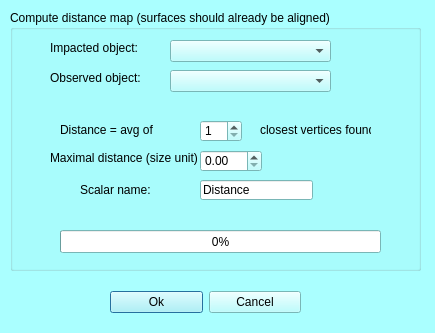
<?xml version="1.0" encoding="UTF-8"?>
<ui version="4.0">
 <class>mqScalarsDistanceDialog</class>
 <widget class="QDialog" name="mqScalarsDistanceDialog">
  <property name="geometry">
   <rect>
    <x>0</x>
    <y>0</y>
    <width>435</width>
    <height>333</height>
   </rect>
  </property>
  <property name="palette">
   <palette>
    <active>
     <colorrole role="WindowText">
      <brush brushstyle="SolidPattern">
       <color alpha="255">
        <red>0</red>
        <green>0</green>
        <blue>0</blue>
       </color>
      </brush>
     </colorrole>
     <colorrole role="Button">
      <brush brushstyle="SolidPattern">
       <color alpha="255">
        <red>170</red>
        <green>255</green>
        <blue>255</blue>
       </color>
      </brush>
     </colorrole>
     <colorrole role="Light">
      <brush brushstyle="SolidPattern">
       <color alpha="255">
        <red>255</red>
        <green>255</green>
        <blue>255</blue>
       </color>
      </brush>
     </colorrole>
     <colorrole role="Midlight">
      <brush brushstyle="SolidPattern">
       <color alpha="255">
        <red>212</red>
        <green>255</green>
        <blue>255</blue>
       </color>
      </brush>
     </colorrole>
     <colorrole role="Dark">
      <brush brushstyle="SolidPattern">
       <color alpha="255">
        <red>85</red>
        <green>127</green>
        <blue>127</blue>
       </color>
      </brush>
     </colorrole>
     <colorrole role="Mid">
      <brush brushstyle="SolidPattern">
       <color alpha="255">
        <red>113</red>
        <green>170</green>
        <blue>170</blue>
       </color>
      </brush>
     </colorrole>
     <colorrole role="Text">
      <brush brushstyle="SolidPattern">
       <color alpha="255">
        <red>0</red>
        <green>0</green>
        <blue>0</blue>
       </color>
      </brush>
     </colorrole>
     <colorrole role="BrightText">
      <brush brushstyle="SolidPattern">
       <color alpha="255">
        <red>255</red>
        <green>255</green>
        <blue>255</blue>
       </color>
      </brush>
     </colorrole>
     <colorrole role="ButtonText">
      <brush brushstyle="SolidPattern">
       <color alpha="255">
        <red>0</red>
        <green>0</green>
        <blue>0</blue>
       </color>
      </brush>
     </colorrole>
     <colorrole role="Base">
      <brush brushstyle="SolidPattern">
       <color alpha="255">
        <red>255</red>
        <green>255</green>
        <blue>255</blue>
       </color>
      </brush>
     </colorrole>
     <colorrole role="Window">
      <brush brushstyle="SolidPattern">
       <color alpha="255">
        <red>170</red>
        <green>255</green>
        <blue>255</blue>
       </color>
      </brush>
     </colorrole>
     <colorrole role="Shadow">
      <brush brushstyle="SolidPattern">
       <color alpha="255">
        <red>0</red>
        <green>0</green>
        <blue>0</blue>
       </color>
      </brush>
     </colorrole>
     <colorrole role="AlternateBase">
      <brush brushstyle="SolidPattern">
       <color alpha="255">
        <red>212</red>
        <green>255</green>
        <blue>255</blue>
       </color>
      </brush>
     </colorrole>
     <colorrole role="ToolTipBase">
      <brush brushstyle="SolidPattern">
       <color alpha="255">
        <red>255</red>
        <green>255</green>
        <blue>220</blue>
       </color>
      </brush>
     </colorrole>
     <colorrole role="ToolTipText">
      <brush brushstyle="SolidPattern">
       <color alpha="255">
        <red>0</red>
        <green>0</green>
        <blue>0</blue>
       </color>
      </brush>
     </colorrole>
    </active>
    <inactive>
     <colorrole role="WindowText">
      <brush brushstyle="SolidPattern">
       <color alpha="255">
        <red>0</red>
        <green>0</green>
        <blue>0</blue>
       </color>
      </brush>
     </colorrole>
     <colorrole role="Button">
      <brush brushstyle="SolidPattern">
       <color alpha="255">
        <red>170</red>
        <green>255</green>
        <blue>255</blue>
       </color>
      </brush>
     </colorrole>
     <colorrole role="Light">
      <brush brushstyle="SolidPattern">
       <color alpha="255">
        <red>255</red>
        <green>255</green>
        <blue>255</blue>
       </color>
      </brush>
     </colorrole>
     <colorrole role="Midlight">
      <brush brushstyle="SolidPattern">
       <color alpha="255">
        <red>212</red>
        <green>255</green>
        <blue>255</blue>
       </color>
      </brush>
     </colorrole>
     <colorrole role="Dark">
      <brush brushstyle="SolidPattern">
       <color alpha="255">
        <red>85</red>
        <green>127</green>
        <blue>127</blue>
       </color>
      </brush>
     </colorrole>
     <colorrole role="Mid">
      <brush brushstyle="SolidPattern">
       <color alpha="255">
        <red>113</red>
        <green>170</green>
        <blue>170</blue>
       </color>
      </brush>
     </colorrole>
     <colorrole role="Text">
      <brush brushstyle="SolidPattern">
       <color alpha="255">
        <red>0</red>
        <green>0</green>
        <blue>0</blue>
       </color>
      </brush>
     </colorrole>
     <colorrole role="BrightText">
      <brush brushstyle="SolidPattern">
       <color alpha="255">
        <red>255</red>
        <green>255</green>
        <blue>255</blue>
       </color>
      </brush>
     </colorrole>
     <colorrole role="ButtonText">
      <brush brushstyle="SolidPattern">
       <color alpha="255">
        <red>0</red>
        <green>0</green>
        <blue>0</blue>
       </color>
      </brush>
     </colorrole>
     <colorrole role="Base">
      <brush brushstyle="SolidPattern">
       <color alpha="255">
        <red>255</red>
        <green>255</green>
        <blue>255</blue>
       </color>
      </brush>
     </colorrole>
     <colorrole role="Window">
      <brush brushstyle="SolidPattern">
       <color alpha="255">
        <red>170</red>
        <green>255</green>
        <blue>255</blue>
       </color>
      </brush>
     </colorrole>
     <colorrole role="Shadow">
      <brush brushstyle="SolidPattern">
       <color alpha="255">
        <red>0</red>
        <green>0</green>
        <blue>0</blue>
       </color>
      </brush>
     </colorrole>
     <colorrole role="AlternateBase">
      <brush brushstyle="SolidPattern">
       <color alpha="255">
        <red>212</red>
        <green>255</green>
        <blue>255</blue>
       </color>
      </brush>
     </colorrole>
     <colorrole role="ToolTipBase">
      <brush brushstyle="SolidPattern">
       <color alpha="255">
        <red>255</red>
        <green>255</green>
        <blue>220</blue>
       </color>
      </brush>
     </colorrole>
     <colorrole role="ToolTipText">
      <brush brushstyle="SolidPattern">
       <color alpha="255">
        <red>0</red>
        <green>0</green>
        <blue>0</blue>
       </color>
      </brush>
     </colorrole>
    </inactive>
    <disabled>
     <colorrole role="WindowText">
      <brush brushstyle="SolidPattern">
       <color alpha="255">
        <red>85</red>
        <green>127</green>
        <blue>127</blue>
       </color>
      </brush>
     </colorrole>
     <colorrole role="Button">
      <brush brushstyle="SolidPattern">
       <color alpha="255">
        <red>170</red>
        <green>255</green>
        <blue>255</blue>
       </color>
      </brush>
     </colorrole>
     <colorrole role="Light">
      <brush brushstyle="SolidPattern">
       <color alpha="255">
        <red>255</red>
        <green>255</green>
        <blue>255</blue>
       </color>
      </brush>
     </colorrole>
     <colorrole role="Midlight">
      <brush brushstyle="SolidPattern">
       <color alpha="255">
        <red>212</red>
        <green>255</green>
        <blue>255</blue>
       </color>
      </brush>
     </colorrole>
     <colorrole role="Dark">
      <brush brushstyle="SolidPattern">
       <color alpha="255">
        <red>85</red>
        <green>127</green>
        <blue>127</blue>
       </color>
      </brush>
     </colorrole>
     <colorrole role="Mid">
      <brush brushstyle="SolidPattern">
       <color alpha="255">
        <red>113</red>
        <green>170</green>
        <blue>170</blue>
       </color>
      </brush>
     </colorrole>
     <colorrole role="Text">
      <brush brushstyle="SolidPattern">
       <color alpha="255">
        <red>85</red>
        <green>127</green>
        <blue>127</blue>
       </color>
      </brush>
     </colorrole>
     <colorrole role="BrightText">
      <brush brushstyle="SolidPattern">
       <color alpha="255">
        <red>255</red>
        <green>255</green>
        <blue>255</blue>
       </color>
      </brush>
     </colorrole>
     <colorrole role="ButtonText">
      <brush brushstyle="SolidPattern">
       <color alpha="255">
        <red>85</red>
        <green>127</green>
        <blue>127</blue>
       </color>
      </brush>
     </colorrole>
     <colorrole role="Base">
      <brush brushstyle="SolidPattern">
       <color alpha="255">
        <red>170</red>
        <green>255</green>
        <blue>255</blue>
       </color>
      </brush>
     </colorrole>
     <colorrole role="Window">
      <brush brushstyle="SolidPattern">
       <color alpha="255">
        <red>170</red>
        <green>255</green>
        <blue>255</blue>
       </color>
      </brush>
     </colorrole>
     <colorrole role="Shadow">
      <brush brushstyle="SolidPattern">
       <color alpha="255">
        <red>0</red>
        <green>0</green>
        <blue>0</blue>
       </color>
      </brush>
     </colorrole>
     <colorrole role="AlternateBase">
      <brush brushstyle="SolidPattern">
       <color alpha="255">
        <red>170</red>
        <green>255</green>
        <blue>255</blue>
       </color>
      </brush>
     </colorrole>
     <colorrole role="ToolTipBase">
      <brush brushstyle="SolidPattern">
       <color alpha="255">
        <red>255</red>
        <green>255</green>
        <blue>220</blue>
       </color>
      </brush>
     </colorrole>
     <colorrole role="ToolTipText">
      <brush brushstyle="SolidPattern">
       <color alpha="255">
        <red>0</red>
        <green>0</green>
        <blue>0</blue>
       </color>
      </brush>
     </colorrole>
    </disabled>
   </palette>
  </property>
  <property name="windowTitle">
   <string>Compute distance between 2 meshes</string>
  </property>
  <widget class="QWidget" name="layoutWidget">
   <property name="geometry">
    <rect>
     <x>110</x>
     <y>290</y>
     <width>191</width>
     <height>25</height>
    </rect>
   </property>
   <layout class="QHBoxLayout" name="horizontalLayout_2">
    <item>
     <widget class="QPushButton" name="ok">
      <property name="text">
       <string>Ok</string>
      </property>
     </widget>
    </item>
    <item>
     <widget class="QPushButton" name="cancel">
      <property name="text">
       <string>Cancel</string>
      </property>
     </widget>
    </item>
   </layout>
  </widget>
  <widget class="QGroupBox" name="groupBox">
   <property name="geometry">
    <rect>
     <x>10</x>
     <y>10</y>
     <width>411</width>
     <height>261</height>
    </rect>
   </property>
   <property name="title">
    <string>Compute distance map (surfaces should already be aligned)</string>
   </property>
   <widget class="QComboBox" name="impactedObject">
    <property name="geometry">
     <rect>
      <x>160</x>
      <y>30</y>
      <width>161</width>
      <height>22</height>
     </rect>
    </property>
   </widget>
   <widget class="QLabel" name="label_9">
    <property name="geometry">
     <rect>
      <x>40</x>
      <y>30</y>
      <width>101</width>
      <height>16</height>
     </rect>
    </property>
    <property name="text">
     <string>&lt;html&gt;&lt;head/&gt;&lt;body&gt;&lt;p&gt;Impacted object:&lt;/p&gt;&lt;/body&gt;&lt;/html&gt;</string>
    </property>
   </widget>
   <widget class="QComboBox" name="observedObject">
    <property name="geometry">
     <rect>
      <x>160</x>
      <y>60</y>
      <width>161</width>
      <height>22</height>
     </rect>
    </property>
   </widget>
   <widget class="QLabel" name="label_10">
    <property name="geometry">
     <rect>
      <x>40</x>
      <y>60</y>
      <width>101</width>
      <height>16</height>
     </rect>
    </property>
    <property name="text">
     <string>&lt;html&gt;&lt;head/&gt;&lt;body&gt;&lt;p&gt;Observed object:&lt;/p&gt;&lt;/body&gt;&lt;/html&gt;</string>
    </property>
   </widget>
   <widget class="QLineEdit" name="scalarName">
    <property name="geometry">
     <rect>
      <x>190</x>
      <y>170</y>
      <width>113</width>
      <height>20</height>
     </rect>
    </property>
    <property name="text">
     <string>Distance</string>
    </property>
   </widget>
   <widget class="QLabel" name="label_8">
    <property name="geometry">
     <rect>
      <x>70</x>
      <y>170</y>
      <width>111</width>
      <height>21</height>
     </rect>
    </property>
    <property name="text">
     <string>&lt;html&gt;&lt;head/&gt;&lt;body&gt;&lt;p&gt;Scalar name:&lt;/p&gt;&lt;/body&gt;&lt;/html&gt;</string>
    </property>
   </widget>
   <widget class="QSpinBox" name="avg">
    <property name="geometry">
     <rect>
      <x>190</x>
      <y>110</y>
      <width>42</width>
      <height>22</height>
     </rect>
    </property>
    <property name="minimum">
     <number>1</number>
    </property>
   </widget>
   <widget class="QLabel" name="label_7">
    <property name="geometry">
     <rect>
      <x>250</x>
      <y>110</y>
      <width>111</width>
      <height>21</height>
     </rect>
    </property>
    <property name="text">
     <string>&lt;html&gt;&lt;head/&gt;&lt;body&gt;&lt;p&gt;closest vertices found&lt;/p&gt;&lt;/body&gt;&lt;/html&gt;</string>
    </property>
   </widget>
   <widget class="QLabel" name="label_6">
    <property name="geometry">
     <rect>
      <x>50</x>
      <y>110</y>
      <width>111</width>
      <height>21</height>
     </rect>
    </property>
    <property name="text">
     <string>&lt;html&gt;&lt;head/&gt;&lt;body&gt;&lt;p&gt;Distance = avg of &lt;/p&gt;&lt;/body&gt;&lt;/html&gt;</string>
    </property>
   </widget>
   <widget class="QProgressBar" name="progressBar">
    <property name="geometry">
     <rect>
      <x>50</x>
      <y>220</y>
      <width>321</width>
      <height>23</height>
     </rect>
    </property>
    <property name="value">
     <number>0</number>
    </property>
   </widget>
   <widget class="QDoubleSpinBox" name="maxDist">
    <property name="geometry">
     <rect>
      <x>190</x>
      <y>140</y>
      <width>62</width>
      <height>22</height>
     </rect>
    </property>
   </widget>
   <widget class="QLabel" name="label_5">
    <property name="geometry">
     <rect>
      <x>40</x>
      <y>140</y>
      <width>201</width>
      <height>16</height>
     </rect>
    </property>
    <property name="text">
     <string>&lt;html&gt;&lt;head/&gt;&lt;body&gt;&lt;p&gt;Maximal distance (size unit)&lt;/p&gt;&lt;/body&gt;&lt;/html&gt;</string>
    </property>
   </widget>
  </widget>
 </widget>
 <resources>
  <include location="../Icons/icons.qrc"/>
  <include location="../Icons/icons.qrc"/>
 </resources>
 <connections/>
</ui>
